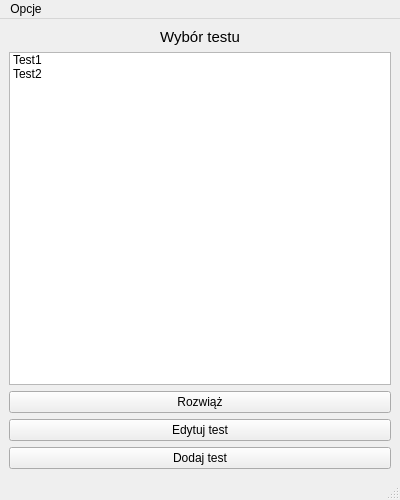
<?xml version="1.0" encoding="UTF-8"?>
<ui version="4.0">
 <class>SecondWindow</class>
 <widget class="QMainWindow" name="SecondWindow">
  <property name="geometry">
   <rect>
    <x>0</x>
    <y>0</y>
    <width>400</width>
    <height>500</height>
   </rect>
  </property>
  <property name="windowTitle">
   <string>MainWindow</string>
  </property>
  <widget class="QWidget" name="centralwidget">
   <layout class="QVBoxLayout" name="verticalLayout">
    <item>
     <widget class="QLabel" name="labelChooseTest">
      <property name="font">
       <font>
        <pointsize>11</pointsize>
        <strikeout>false</strikeout>
       </font>
      </property>
      <property name="autoFillBackground">
       <bool>false</bool>
      </property>
      <property name="text">
       <string>Wybór testu</string>
      </property>
      <property name="alignment">
       <set>Qt::AlignCenter</set>
      </property>
     </widget>
    </item>
    <item>
     <widget class="QListWidget" name="listWidgetChooseTest">
      <item>
       <property name="text">
        <string>Test1</string>
       </property>
      </item>
      <item>
       <property name="text">
        <string>Test2</string>
       </property>
      </item>
     </widget>
    </item>
    <item>
     <widget class="QPushButton" name="pushButtonTakeTest">
      <property name="text">
       <string>Rozwiąż</string>
      </property>
     </widget>
    </item>
    <item>
     <widget class="QPushButton" name="pushButtonEditTest">
      <property name="text">
       <string>Edytuj test</string>
      </property>
     </widget>
    </item>
    <item>
     <widget class="QPushButton" name="pushButtonAddTest">
      <property name="text">
       <string>Dodaj test</string>
      </property>
     </widget>
    </item>
   </layout>
  </widget>
  <widget class="QMenuBar" name="menubar">
   <property name="geometry">
    <rect>
     <x>0</x>
     <y>0</y>
     <width>400</width>
     <height>26</height>
    </rect>
   </property>
   <widget class="QMenu" name="menuOpcje">
    <property name="title">
     <string>Opcje</string>
    </property>
    <addaction name="actionLogout"/>
   </widget>
   <addaction name="menuOpcje"/>
  </widget>
  <widget class="QStatusBar" name="statusbar"/>
  <action name="actionLogout">
   <property name="text">
    <string>Logout</string>
   </property>
  </action>
  <action name="actionEditUserInfo">
   <property name="text">
    <string>Edytuj dane użytkownika</string>
   </property>
  </action>
 </widget>
 <resources/>
 <connections/>
</ui>
